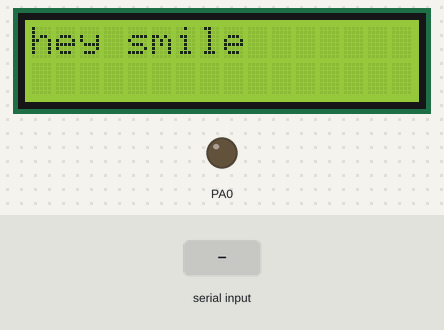
Bench run of a program on a simulated ATmega32, built with avr-gcc and emulated at 16 MHz. On the bench: 16×2 character LCD, output pins drawn as LEDs (lit = HIGH). Wiring (inferred from the names in the program): character LCD (HD44780): RS PA1; R/W PA2; E PA3; data PA4, PA5, PA6, PA7. The inputs (shaded band) are chosen by the test bench. Pins used as bus, display or sensor lines are not drawn; what the program prints to the serial monitor is not drawn.

Above: at 0.2 s.
2.2 s: "1" received over Serial
At 3.3 s:
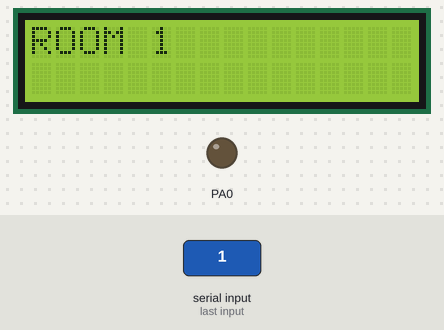
3.8 s: byte 56 ('8') received over Serial
At 4.9 s:
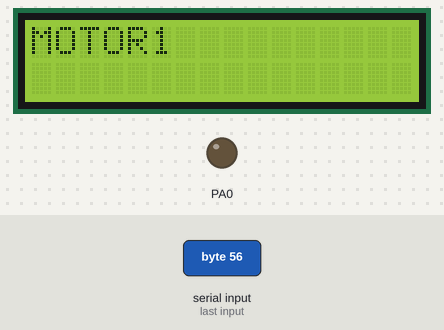
5.8 s: byte 54 ('6') received over Serial
At 7.4 s:
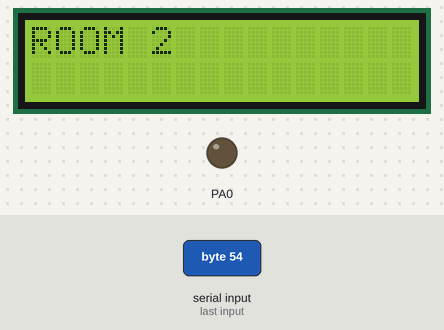
7.7 s: "3" received over Serial
At 9.2 s:
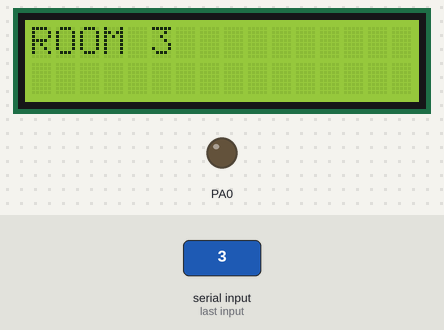
9.6 s: "4" received over Serial
At 10.8 s:
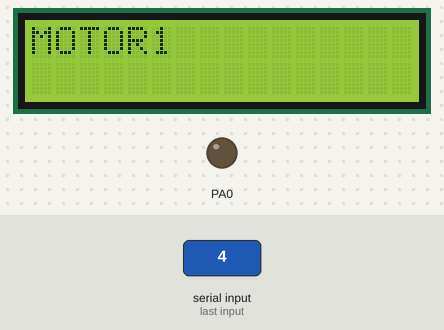
11.6 s: "2" received over Serial
At 12.4 s:
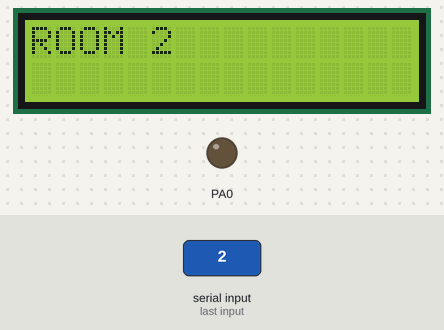
Timing chart, 0 to 14.5 s (numbered marks = the images above; inputs shaded):
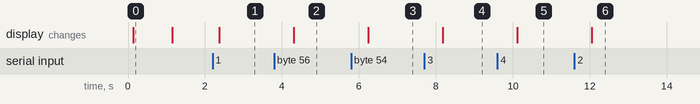

Measured:
- after the input at 2.2 s, the display: changes after 0.17 s (image 1)
- after the input at 3.8 s, the display: changes after 0.51 s (image 2)
- after the input at 5.8 s, the display: changes after 0.44 s (image 3)
- after the input at 7.7 s, the display: changes after 0.48 s (image 4)
- after the input at 9.6 s, the display: changes after 0.52 s (image 5)
- after the input at 11.6 s, the display: changes after 0.45 s (image 6)
- what the display in image 0 shows lasts 1.1 s, from 0.1 s to 1.2 s

The program:

main.c
```c
/*
 * spi_master_uart_led.c
 *
 * Created: 5/19/2020 6:14:41 PM
 * Author : Ahmed EL-Tawab
 */
#define F_CPU	16000000
#include <util/delay.h>
#include <avr/io.h>
#include "UART.h"
#include "lcd_config__.h"
#include "lcd__.h"
#include "SPI_MASTER.h"
uint_8__ SPI;
int main(void)
{
	lcd_int__();
    UART_INT();
	SPI_MASTER_INT();
	lcd_command__(0x80);
	lcd_string__("hey smile");
	_delay_ms(1000);
	lcd_clear__();

    while (1)
    {
		uint_8__ rec=UART_RECIEVE();
		switch (rec){
			case '1':
				enable();
				SPI_MASTER_SEND(rec);
				disable();
				_delay_ms(100);
				lcd_command__(0x80);
				lcd_string__("ROOM 1");
				UART_SEND_STRING("\r\nROOM 1\r\n");
				enable();
				SPI=SPI_MASTER_RECIEVE();
				disable();
				_delay_ms(100);
				if (SPI=='A')
				{
					toggle_bit__(PORTA,0);
					_delay_ms(1000);
					UART_SEND_STRING("\r\nROOM 1 on\r\n");
				}
				break;
			case '2':
				enable();
				SPI_MASTER_SEND(rec);
				disable();
				_delay_ms(100);
				lcd_command__(0x80);
				lcd_string__("ROOM 2");
				UART_SEND_STRING("\r\nROOM 2\r\n");
				enable();
				SPI=SPI_MASTER_RECIEVE();
				disable();
				_delay_ms(100);
				if (SPI=='B')
				{
					toggle_bit__(PORTA,0);
					_delay_ms(1000);
					UART_SEND_STRING("\r\nROOM 1 on\r\n");
				}
				break;
			case '3':
				enable();
				SPI_MASTER_SEND(rec);
				disable();
				_delay_ms(100);
				lcd_command__(0x80);
				lcd_string__("ROOM 3");
				UART_SEND_STRING("\r\nROOM 3\r\n");
				enable();
				SPI=SPI_MASTER_RECIEVE();
				disable();
				_delay_ms(100);
				if (SPI=='C')
				{
					toggle_bit__(PORTA,0);
					_delay_ms(1000);
					UART_SEND_STRING("\r\nROOM 3 on\r\n");
				}
				break;
			case '4':
				enable();
				SPI_MASTER_SEND(rec);
				disable();
				_delay_ms(100);
				lcd_command__(0x80);
				lcd_string__("MOTOR1");
				UART_SEND_STRING("\r\nMOTOR1\r\n");
				enable();
				SPI=SPI_MASTER_RECIEVE();
				disable();
				_delay_ms(100);
				if (SPI=='M')
				{
					toggle_bit__(PORTA,0);
					_delay_ms(1000);
					UART_SEND_STRING("\r\nMOTOR1 on\r\n");
				}
				break;
			case '5':
				enable();
				SPI_MASTER_SEND(rec);
				disable();
				_delay_ms(100);
				lcd_command__(0x80);
				lcd_string__("ROOM 1");
				UART_SEND_STRING("\r\nROOM 1 \r\n");
				enable();
				SPI=SPI_MASTER_RECIEVE();
				disable();
				_delay_ms(100);
				if (SPI=='E')
				{
					toggle_bit__(PORTA,0);
					_delay_ms(1000);
					UART_SEND_STRING("\r\nROOM 1 off\r\n");
				}
				break;
			case '6':
				enable();
				SPI_MASTER_SEND(rec);
				disable();
				_delay_ms(100);
				lcd_command__(0x80);
				lcd_string__("ROOM 2");
				UART_SEND_STRING("\r\nROOM 2\r\n");
				enable();
				SPI=SPI_MASTER_RECIEVE();
				disable();
				_delay_ms(100);
				if (SPI=='F')
				{
					toggle_bit__(PORTA,0);
					_delay_ms(1000);
					UART_SEND_STRING("\r\nROOM 1 off\r\n");
				}
				break;
			case '7':
				enable();
				SPI_MASTER_SEND(rec);
				disable();
				_delay_ms(100);
				lcd_command__(0x80);
				lcd_string__("ROOM 3");
				UART_SEND_STRING("\r\nROOM 3\r\n");
				enable();
				SPI=SPI_MASTER_RECIEVE();
				disable();
				_delay_ms(100);
				if (SPI=='G')
				{
					toggle_bit__(PORTA,0);
					_delay_ms(1000);
					UART_SEND_STRING("\r\nROOM 3 off\r\n");
				}
				break;
			case '8':
				enable();
				SPI_MASTER_SEND(rec);
				disable();
				_delay_ms(100);
				lcd_command__(0x80);
				lcd_string__("MOTOR1");
				UART_SEND_STRING("\r\nMOTOR1\r\n");
				enable();
				SPI=SPI_MASTER_RECIEVE();
				disable();
				_delay_ms(100);
				if (SPI=='H')
				{
					toggle_bit__(PORTA,0);
					_delay_ms(1000);
					UART_SEND_STRING("\r\nMOTOR1 off\r\n");
				}
				break;
		}
    }
}
```

SPI_MASTER.c
```c
/*
 * SPI_MASTER.c
 *
 * Created: 5/21/2020 1:20:09 AM
 *  Author: Ahmed EL-Tawab
 */
#include "SPI_MASTER.h"
#include <avr/io.h>
void SPI_MASTER_INT(){
	SPCR=0x51;
	DDRB|=(1<<MOSI)|(1<<sck)|(1<<CS);
}
void SPI_MASTER_SEND(uint_8__ data){
	SPDR=data;
	while((get_bit__(SPSR,SPIF))==0);
}
uint_8__ SPI_MASTER_RECIEVE(void){
	while((get_bit__(SPSR,SPIF))==0);
	return SPDR;
}
```

SPI_MASTER.h
```c
/*
 * SPI_MASTER.h
 *
 * Created: 5/21/2020 1:20:28 AM
 *  Author: Ahmed EL-Tawab
 */


#ifndef SPI_MASTER_H_
#define SPI_MASTER_H_
#include "std_types__.h"
#include "bit_math__.h"
#define MOSI		5
#define MISO		6
#define CS			3
#define sck			7
#define enable()	PORTB&=~(1<<CS)
#define disable()	PORTB|=(1<<CS)
void SPI_MASTER_INT();
void SPI_MASTER_SEND(uint_8__ data);
uint_8__ SPI_MASTER_RECIEVE(void);
#endif /* SPI_MASTER_H_ */
```

UART.c
```c
/*
 * UART.c
 *
 * Created: 5/19/2020 6:41:14 PM
 *  Author: Ahmed EL-Tawab
 */
#include "UART.h"
#include <avr/io.h>
void UART_INT(){
	UBRRL=103;
	set_bit__(UCSRB,TXEN);
	set_bit__(UCSRB,RXEN);
	set_bit__(UCSRC,UCSZ0);
	set_bit__(UCSRC,UCSZ1);
}
void UART_SEND_CHAR(uint_8__ data){
	while ((get_bit__(UCSRA,UDRE))==0);
	UDR=data;
}
void UART_SEND_STRING(int_8__ *str){
	while(*str!='\0'){
		UART_SEND_CHAR(*str);
		str++;
	}
}
uint_8__ UART_RECIEVE(){
	while ((get_bit__(UCSRA,UDRE))==0);
	return UDR;
}
```

UART.h
```c
/*
 * UART.h
 *
 * Created: 5/19/2020 6:41:02 PM
 *  Author: Ahmed EL-Tawab
 */


#ifndef UART_H_
#define UART_H_
#include "bit_math__.h"
#include "std_types__.h"
void UART_INT();
void UART_SEND_CHAR(uint_8__ data);
void UART_SEND_STRING(int_8__ *str);
uint_8__ UART_RECIEVE();
#endif /* UART_H_ */
```

lcd_config__.c
```c
/*
 * lcd_config__.c
 *
 * Created: 5/6/2020 4:25:36 PM
 *  Author: Ahmed EL-Tawab
 */
#define F_CPU 16000000
#include "lcd_config__.h"
#include "lcd__.h"
#include <util/delay.h>
#include <avr/io.h>
void lcd_int__(){
	DDRA=0xFF;
	clear_bit__(PORTA,RW);
	_delay_ms(8);
	lcd_command__(0x33);
	lcd_command__(0x32);
	lcd_command__(0x28);
	lcd_command__(0x0c);
	lcd_command__(0x06);
	lcd_command__(0x01);
}
```

lcd_config__.h
```c
/*
 * lcd_config__.h
 *
 * Created: 5/6/2020 4:25:08 PM
 *  Author: Ahmed EL-Tawab
 */


#ifndef LCD_CONFIG___H_
#define LCD_CONFIG___H_
#include "std_types__.h"
#include "bit_math__.h"
void lcd_int__(void);


#endif /* LCD_CONFIG___H_ */
```

lcd__.c
```c
/*
 * lcd__.c
 *
 * Created: 5/6/2020 4:25:50 PM
 *  Author: Ahmed EL-Tawab
 */
#define F_CPU 16000000
#include "lcd__.h"
#include <util/delay.h>
#include <avr/io.h>
void lcd_command__(uint_8__ cmd){
	PORTA=(PORTA & 0x0F)|(cmd & 0xF0);
	clear_bit__(PORTA,RS);
	set_bit__(PORTA,E);
	_delay_ms(2);
	clear_bit__(PORTA,E);
	_delay_ms(2);
	PORTA=(PORTA & 0x0F)|(cmd << 4);
	set_bit__(PORTA,E);
	_delay_ms(2);
	clear_bit__(PORTA,E);
	_delay_ms(2);
}

void lcd_write__(uint_8__ data){
	PORTA=(PORTA & 0x0F)|(data & 0xF0);
	set_bit__(PORTA,RS);
	set_bit__(PORTA,E);
	_delay_ms(2);
	clear_bit__(PORTA,E);
	_delay_ms(2);
	PORTA=(PORTA & 0x0F)|(data << 4);
	set_bit__(PORTA,E);
	_delay_ms(2);
	clear_bit__(PORTA,E);
	_delay_ms(2);
}

void lcd_string__(int_8__ *str){
	while(*str !='\0')
	{
		lcd_write__(*str);
		str++;
	}
}

void lcd_clear__(){
	lcd_command__(0x01);
	_delay_ms(2);
	lcd_command__(0x80);
}
```

lcd__.h
```c
/*
 * lcd__.h
 *
 * Created: 5/6/2020 4:26:05 PM
 *  Author: Ahmed EL-Tawab
 */


#ifndef LCD___H_
#define LCD___H_
#include "std_types__.h"
#include "bit_math__.h"
#define RS	1
#define RW	2
#define E	3
void lcd_string__(int_8__ *str);
void lcd_command__(uint_8__ cmd);
void lcd_write__(uint_8__ data);
void lcd_clear__();
#endif /* LCD___H_ */
```

bit_math__.h
```c
/*
 * bit_math.h
 *
 * Created: 5/6/2020 1:06:15 PM
 *  Author: Ahmed EL-Tawab
 */


#ifndef BIT_MATH_H_
#define BIT_MATH_H_
#define set_bit__(var,bit)		var|=(1<<bit)
#define clear_bit__(var,bit)	var&=~(1<<bit)
#define toggle_bit__(var,bit)	var^=(1<<bit)
#define get_bit__(var,bit)		((var>>bit)&1)
#endif /* BIT_MATH_H_ */
```

std_types__.h
```c
/*
 * std_types__.h
 *
 * Created: 5/6/2020 1:43:14 PM
 *  Author: Ahmed EL-Tawab
 */


#ifndef STD_TYPES___H_
#define STD_TYPES___H_
typedef unsigned char uint_8__;
typedef unsigned int uint_16__;
typedef char int_8__;
typedef int int_16__;
typedef enum{
	low=0,
	high
	}std_level__;


#endif /* STD_TYPES___H_ */
```
